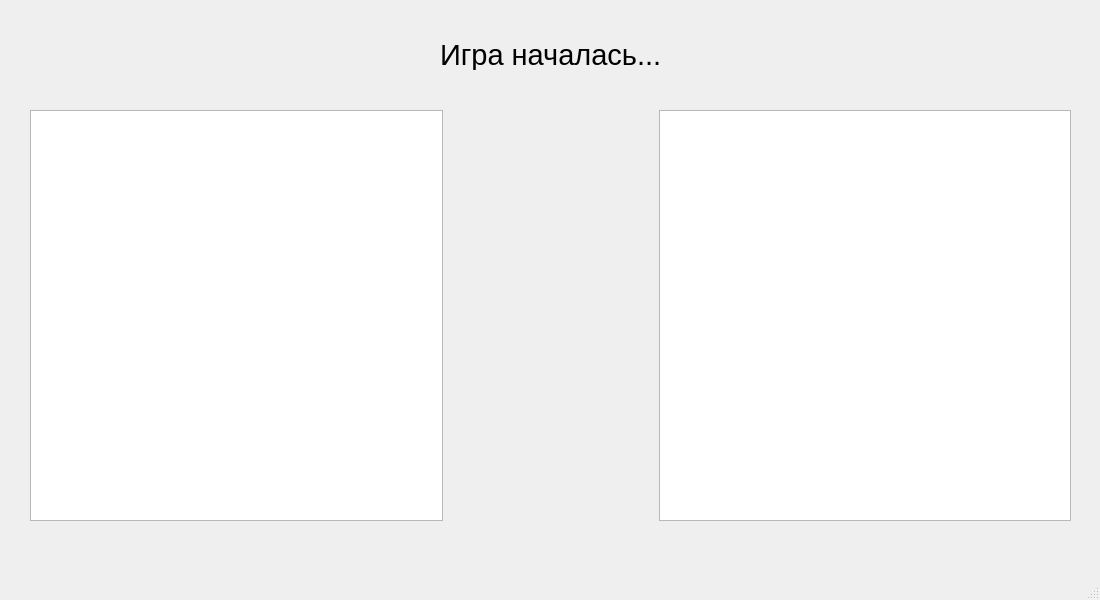
<?xml version="1.0" encoding="UTF-8"?>
<ui version="4.0">
 <class>MainWindow</class>
 <widget class="QMainWindow" name="MainWindow">
  <property name="geometry">
   <rect>
    <x>0</x>
    <y>0</y>
    <width>1100</width>
    <height>600</height>
   </rect>
  </property>
  <property name="windowTitle">
   <string>ThirdWindow</string>
  </property>
  <widget class="QWidget" name="centralwidget">
   <widget class="QLabel" name="label">
    <property name="geometry">
     <rect>
      <x>440</x>
      <y>40</y>
      <width>220</width>
      <height>30</height>
     </rect>
    </property>
    <property name="font">
     <font>
      <pointsize>22</pointsize>
     </font>
    </property>
    <property name="text">
     <string>Игра началась...</string>
    </property>
   </widget>
   <widget class="QWidget" name="layoutWidget">
    <property name="geometry">
     <rect>
      <x>30</x>
      <y>110</y>
      <width>1041</width>
      <height>411</height>
     </rect>
    </property>
    <layout class="QHBoxLayout" name="horizontalLayout">
     <item>
      <widget class="QGraphicsView" name="graphicsView"/>
     </item>
     <item>
      <spacer name="horizontalSpacer">
       <property name="orientation">
        <enum>Qt::Horizontal</enum>
       </property>
       <property name="sizeType">
        <enum>QSizePolicy::Fixed</enum>
       </property>
       <property name="sizeHint" stdset="0">
        <size>
         <width>210</width>
         <height>20</height>
        </size>
       </property>
      </spacer>
     </item>
     <item>
      <widget class="QGraphicsView" name="graphicsView_2"/>
     </item>
    </layout>
   </widget>
  </widget>
  <widget class="QStatusBar" name="statusbar"/>
 </widget>
 <resources/>
 <connections/>
</ui>
